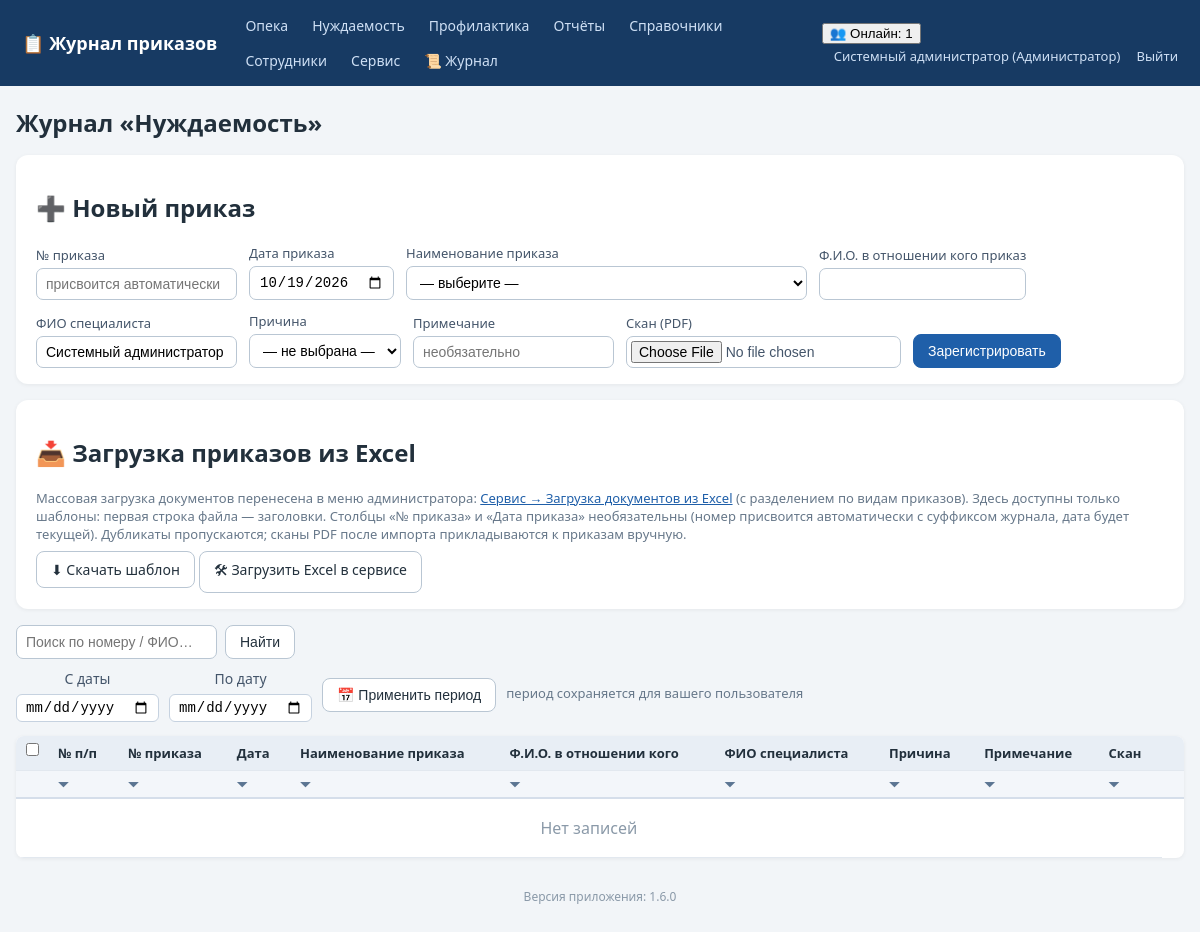
Screenshot of /journal/nuzhdaemost (signed in) with the database file from the repository.
### tables this page shows
CREATE TABLE employees (
    id INTEGER PRIMARY KEY AUTOINCREMENT,
    full_name TEXT NOT NULL,
    position TEXT NOT NULL DEFAULT '',
    login TEXT UNIQUE,
    password_hash TEXT,
    pwd_changed_at TEXT,           -- дата последней самостоятельной смены пароля
    role_id INTEGER REFERENCES roles(id)
);

CREATE TABLE roles (
    id INTEGER PRIMARY KEY AUTOINCREMENT,
    name TEXT UNIQUE NOT NULL
);

### app.py (the view)
@app.route('/journal/<journal>')
def journal_list(journal):
    if journal not in JOURNAL_TYPES:
        abort(404)
    user = current_user()
    if not can_access_journal(user, journal):
        abort(403)
    q = request.args.get('q', '').strip()
    conn = get_db()
    p1, p2 = journal_period(conn, user['id'], journal, request.args)
    sql = ('SELECT o.*, t.name AS type_name, rs.name AS reason_name FROM orders o '
           'LEFT JOIN order_types t ON t.id=o.order_type_id '
           'LEFT JOIN reasons rs ON rs.id=o.reason_id WHERE o.journal=?')
    params = [journal]
    if p1:
        sql += ' AND o.order_date>=?'
        params.append(p1)
    if p2:
        sql += ' AND o.order_date<=?'
        params.append(p2)
    if q:
        sql += ' AND (o.order_number LIKE ? OR o.person_fio LIKE ? OR o.specialist_fio LIKE ?)'
        like = f'%{q}%'
        params += [like, like, like]
    sql += (' ORDER BY o.order_date DESC, ' + _ORDER_NUM_SQL.format(col='o.order_number') +
            ' DESC, o.order_number DESC')
    rows = conn.execute(sql, params).fetchall()
    types = conn.execute('SELECT * FROM order_types WHERE kind=? ORDER BY name',
                         (journal,)).fetchall()
    reasons = conn.execute(
        'SELECT * FROM reasons WHERE COALESCE(journal, ?)=? AND active=1 '
        'ORDER BY name',
        (journal, journal)).fetchall()
    today = date.today().isoformat()
    conn.close()
    return render_template('journal.html', journal=journal, title=JOURNAL_TITLES[journal],
                           rows=rows, types=types, reasons=reasons, today=today,
                           q=q, p1=p1, p2=p2, has_reason=REASONS_ENABLED.get(journal, False))

### app.py (called while the page is built, shortened)
def has_request_context_safe():
    try:
        from flask import has_request_context
        return has_request_context()
    except Exception:
        return False

def _session_signature(uid):
    raw = request.cookies.get(app.config['SESSION_COOKIE_NAME'], '')
    if not raw:
        return ''

def _db_touch_throttled(key, min_interval=10.0):
    now = time.time()
    last = _DB_TOUCH_TS.get(key, 0)
    if now - last >= min_interval:
        _DB_TOUCH_TS[key] = now
        return True
    return False

def db_cleanup_active_sessions(cutoff):
    try:
        conn = get_db()
        conn.execute('DELETE FROM active_sessions WHERE last_seen < ?', (cutoff,))
        conn.commit()
        conn.close()
    except Exception:
        pass

def touch_active_session(uid):
    sid = _session_signature(uid)
    ip = request.remote_addr if has_request_context_safe() else ''
    now = time.time()
    with ACTIVE_SESSIONS_LOCK:
        ACTIVE_SESSIONS[(uid, sid)] = {'last_seen': now, 'ip': ip}
    if _db_touch_throttled((uid, sid)):
        db_touch_active_session(uid, sid, ip)

def cleanup_active_sessions():
    cutoff = time.time() - ACTIVE_TIMEOUT
    with ACTIVE_SESSIONS_LOCK:
        expired = [k for k, v in ACTIVE_SESSIONS.items()
                   if v['last_seen'] < cutoff]
        for k in expired:
            del ACTIVE_SESSIONS[k]
    db_cleanup_active_sessions(cutoff)

@app.before_request
def _mark_tls_noise_context():
    try:
        from flask import g as _fg
        _tls_noise_ctx.g = _fg
    except Exception:
        pass

def get_db():
    conn = sqlite3.connect(DB_PATH)
    conn.row_factory = sqlite3.Row
    conn.execute('PRAGMA foreign_keys = ON')
    return conn

def current_user():
    uid = session.get('user_id')
    if not uid:
        return None
    conn = get_db()
    u = conn.execute('SELECT e.*, r.name AS role_name FROM employees e '
                     'LEFT JOIN roles r ON r.id=e.role_id WHERE e.id=?', (uid,)).fetchone()
    conn.close()
    return u

def can_access_journal(user, journal):
    if not user:
        return False
    if user['role_name'] in FULL_DATA_ROLES:  # админ и начальник — полный доступ
        return True
    return user['role_name'] in ROLE_ACCESS[journal]

def _valid_iso_date(s):
    try:
        d = date.fromisoformat((s or '').strip())
        return d.isoformat()
    except (ValueError, TypeError):
        return None

### templates/journal.html (shortened to what this page needs)
{% extends 'base.html' %}
{% block content %}
<h1>Журнал «{{ title }}»</h1>
<div class="panel">
  <h2>➕ Новый приказ</h2>
  <form method="post" action="{{ url_for('journal_create', journal=journal) }}" enctype="multipart/form-data">
    <label>№ приказа <input name="order_number" placeholder="присвоится автоматически"></label>
    <label>Дата приказа <input type="date" name="order_date" value="{{ today }}"></label>
    <label>Наименование приказа
      <select name="order_type_id" required>
        <option value="">— выберите —</option>
      </select>
    </label>
    <label>Ф.И.О. в отношении кого приказ <input name="person_fio" required></label>
    <label>ФИО специалиста <input name="specialist_fio" value="{{ cu.full_name if cu else '' }}"></label>
    {% if has_reason %}
    <label>Причина
      <select name="reason_id">
        <option value="">— не выбрана —</option>
      </select>
    </label>
    {% endif %}
    <label>Примечание <input name="note" placeholder="необязательно"></label>
    <label>Скан (PDF) <input type="file" name="scan" accept=".pdf,application/pdf"></label>
    <button class="btn primary" type="submit">Зарегистрировать</button>
  </form>
</div>
<div class="panel no-print">
  <h2>📥 Загрузка приказов из Excel</h2>
  <p class="hint">Массовая загрузка документов перенесена в меню администратора:
     <a href="{{ url_for('service') }}">Сервис → Загрузка документов из Excel</a>
     (с разделением по видам приказов). Здесь доступны только шаблоны:
     первая строка файла — заголовки. Столбцы «№ приказа» и «Дата приказа» необязательны
     (номер присвоится автоматически с суффиксом журнала, дата будет текущей). Дубликаты пропускаются;
     сканы PDF после импорта прикладываются к приказам вручную.</p>
  <a class="btn" href="{{ url_for('journal_template', journal=journal) }}">⬇ Скачать шаблон</a>
  <a class="btn" href="{{ url_for('service') }}#excel-import">🛠 Загрузить Excel в сервисе</a>
</div>
<form method="get" class="searchbar no-print">
  <input name="q" value="{{ q }}" placeholder="Поиск по номеру / ФИО…">
  <button class="btn">Найти</button>
</form>
<form method="get" class="periodbar no-print" id="periodForm">
  <label>С даты <input type="date" name="d1" id="p_d1" value="{{ p1 or '' }}"></label>
  <label>По дату <input type="date" name="d2" id="p_d2" value="{{ p2 or '' }}"></label>
  <button class="btn" type="submit">📅 Применить период</button>
  <span class="hint">период сохраняется для вашего пользователя</span>
</form>
<table class="grid" id="journalTable">
  {% set headers = ['№ п/п','№ приказа','Дата','Наименование приказа','Ф.И.О. в отношении кого','ФИО специалиста'] + (['Причина'] if has_reason else []) + ['Примечание','Скан'] %}
  <tr>
    <th class="chk-col no-print"><input type="checkbox" id="chkAll" title="Выделить все строки"
        onclick="toggleAllChecked(this.checked)"></th>
    {% for h in headers %}
    <th class="sortable" data-sortcol="{{ loop.index0 + 1 }}" onclick="sortByColumn(this)"
        title="Сортировать по столбцу «{{ h }}»">{{ h }}</th>
    {% endfor %}
    <th class="no-print"></th>
  </tr>
  <tr class="filter-row no-print">
    <th class="no-print"></th>
    {% for h in headers %}
    <th class="filter-cell">
      <span class="funnel" onclick="toggleFilter(this)" title="Фильтр по столбцу «{{ h }}»">⏷</span>
    </th>
    {% endfor %}
    <th class="no-print"></th>
  </tr>
  {% if not rows %}<tr class="empty-row"><td colspan="{{ 9 + (1 if has_reason else 0) }}" class="empty">Нет записей</td></tr>{% endif %}
</table>
{% endblock %}

### templates/base.html (shortened to what this page needs)
<!DOCTYPE html>
<html lang="ru">
<head>
<link rel="stylesheet" href="{{ url_for('static', filename='style.css') }}">
</head>
<body>
<header class="topbar no-print">
  <div class="brand"><a href="{{ url_for('index') }}">📋 Журнал приказов</a></div>
  <nav>
    {% for j, t in accessible_journals %}
      <a href="{{ url_for('journal_list', journal=j) }}">{{ t }}</a>
    {% endfor %}
    {% if cu and cu.role_name in ['Администратор','Начальник отдела','Куратор'] %}
      <a href="{{ url_for('reports') }}">Отчёты</a>
    {% endif %}
    <a href="{{ url_for('references', tab='order_types') }}">Справочники</a>
    {% if cu and cu.role_name == 'Администратор' %}
      <a href="{{ url_for('employees') }}">Сотрудники</a>
      <a href="{{ url_for('service') }}">Сервис</a>
      <a href="{{ url_for('logs_view') }}" title="Журнал логирования">📜 Журнал</a>
    {% endif %}
  </nav>
  <div class="userbox">
    {% if cu %}
      {% if active_users is not none %}
        <div class="online" id="onlineBox" title="Сотрудники, работавшие в системе за последние {{ (active_timeout // 60) or 1 }} мин. Обновляется автоматически.">
          <button type="button" class="online-toggle" onclick="toggleOnline()">👥 Онлайн: {{ active_users|length }}</button>
        </div>
      {% endif %}
      <a href="{{ url_for('profile') }}" title="Сменить пароль">{{ cu.full_name }} ({{ cu.role_name }})</a>
      <a href="{{ url_for('logout') }}">Выйти</a>
    {% endif %}
  </div>
</header>
<main class="container">
  {% block content %}{% endblock %}
</main>
<footer class="foot no-print">Версия приложения: {{ app_version }}</footer>
</body>
</html>

### static/style.css (style rules this page uses)
:root { --bs:#1f5fa9;--bg:#f2f5f8;--tx:#22303c; }
* { box-sizing:border-box }
body { margin:0;font-family:"Segoe UI",Arial,sans-serif;background:var(--bg);color:var(--tx); }
a { color:var(--bs); }
.topbar { display:flex;align-items:center;gap:18px;flex-wrap:wrap;background:#173a63;color:#fff;padding:10px 22px; }
.topbar .brand a { color:#fff;font-weight:700;font-size:18px;text-decoration:none; }
.topbar nav { display:flex;gap:4px;flex-wrap:wrap;flex:1; }
.topbar nav a { color:#cfe0f5;text-decoration:none;padding:6px 10px;border-radius:6px;font-size:14px; }
.userbox a { color:#cfe0f5;text-decoration:none;font-size:13px;margin-left:12px; }
.container { max-width:1200px;margin:20px auto;padding:0 16px; }
h1 { font-size:24px; }
.panel { background:#fff;border-radius:12px;padding:16px 20px;margin:16px 0;box-shadow:0 1px 4px rgba(0,0,0,.06); }
.panel form { display:flex;flex-wrap:wrap;gap:12px;align-items:end; }
label { display:flex;flex-direction:column;font-size:13px;gap:4px;color:#44556a; }
input,select { padding:7px 9px;border:1px solid #b9c6d3;border-radius:7px;font-size:14px;background:#fff; }
input[type=file] { padding:4px; }
.btn { display:inline-block;padding:8px 14px;border-radius:8px;border:1px solid #b9c6d3;background:#fff;color:var(--tx);cursor:pointer;font-size:14px;text-decoration:none; }
.btn.primary { background:var(--bs);border-color:var(--bs);color:#fff; }
table.grid { width:100%;border-collapse:collapse;background:#fff;margin:14px 0;box-shadow:0 1px 4px rgba(0,0,0,.06);border-radius:8px;overflow:hidden; }
.grid th { background:#e8eef5;font-size:13px;text-align:left; }
.grid th,.grid td { padding:8px 10px;border-bottom:1px solid #e2e8ef;vertical-align:top; }
.grid .empty { text-align:center;color:#8a99a8;padding:18px; }
.searchbar { display:flex;gap:8px;margin:10px 0; }
.foot { text-align:center;color:#8a99a8;font-size:12px;margin:30px 0; }
.hint { color:#67788a;font-size:13px;margin:4px 0 8px 0; }
.filter-row th { background:#f3f6fa;padding:4px 6px;border-bottom:2px solid #d5deea; }
.funnel { cursor:pointer;color:#5b7592;font-size:13px;user-select:none;padding:0 4px; }
th.sortable { cursor:pointer;user-select:none;white-space:nowrap; }
.periodbar { display:flex;flex-wrap:wrap;align-items:center;gap:10px;margin:6px 0 10px 0; }
.periodbar label { font-size:14px;display:inline-flex;align-items:center;gap:6px; }
.periodbar input[type=date] { padding:4px 8px;border:1px solid #c6d2e0;border-radius:6px;font-size:14px; }
.chk-col { width:28px;text-align:center;padding:4px 6px!important; }

### rows the page displays
employees: full_name "Системный администратор", specialist_fio "Системный администратор"
roles: role_name "Администратор"

### other values shown
{{ t }} "Опека" "Нуждаемость" "Профилактика"
{{ active_users|length }} "1"
{{ title }} "Нуждаемость"
{{ h }} "№ п/п" "№ приказа" "Дата" "Наименование приказа" "Ф.И.О. в отношении кого" "ФИО специалиста" "Причина" "Примечание" "Скан"
{{ app_version }} "1.6.0"
